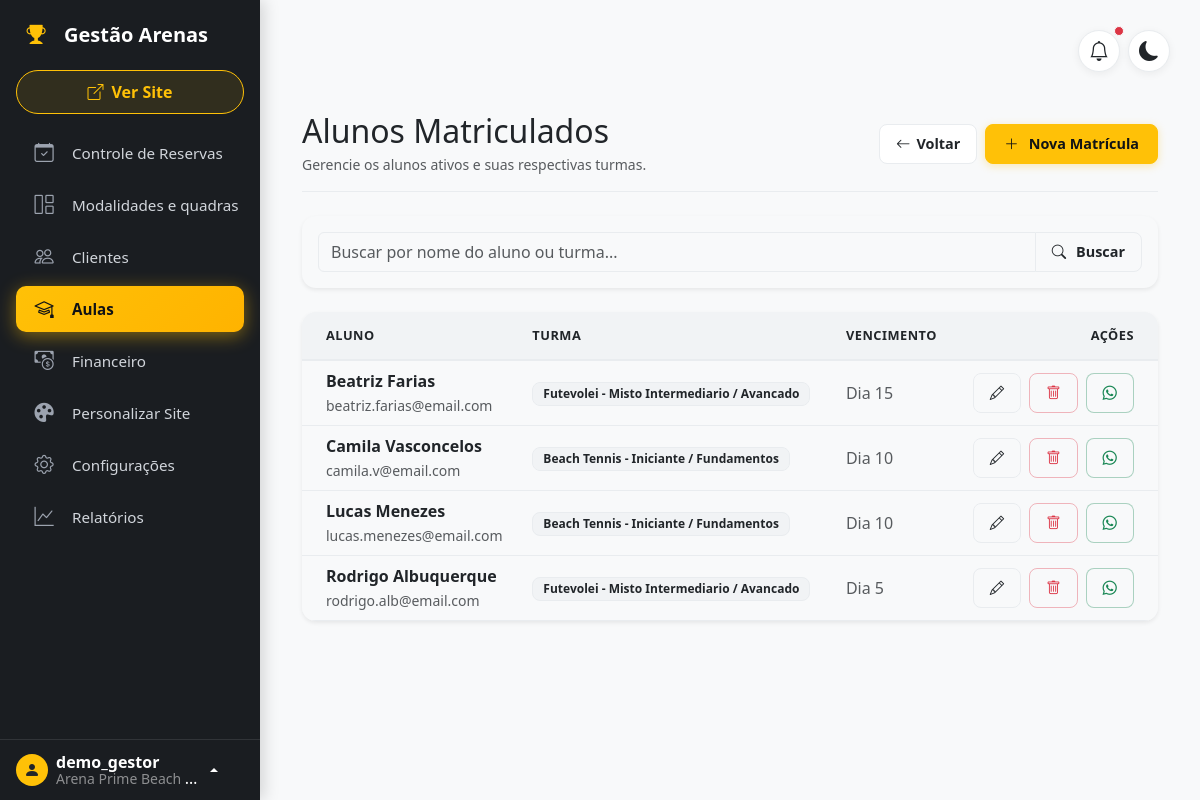
Page /gestao/arena-demo/alunos/ (signed in) on the committed database.
### apps/saas/models.py (models this page shows, shortened)
class Arena(TimeStampedModel):
    users = models.ManyToManyField(User, related_name='arenas', blank=True, verbose_name="Usuários da Arena")
    name = models.CharField(max_length=100, verbose_name="Nome da Arena")
    slug = models.SlugField(max_length=100, unique=True, verbose_name="URL (Slug)")
    owner_name = models.CharField(max_length=100, verbose_name="Nome do Proprietário")
    owner_phone = models.CharField(max_length=25, blank=True, null=True, verbose_name="WhatsApp / Telefone do Dono")
    owner_email = models.EmailField(blank=True, null=True, verbose_name="E-mail do Dono")
    cnpj = models.CharField(max_length=20, blank=True, null=True, verbose_name="CNPJ")
    monthly_fee = models.DecimalField(max_digits=10, decimal_places=2, default=0, verbose_name="Valor da Mensalidade (R$)")
    due_day = models.PositiveSmallIntegerField(default=10, verbose_name="Dia de Vencimento")
    is_active = models.BooleanField(default=True, verbose_name="Arena Ativa?")
    class Meta:
        verbose_name = "Arena"
        verbose_name_plural = "Arenas"

### apps/lessons/models.py (models this page shows, shortened)
class Enrollment(models.Model):
    STATUS = (
        ('ACTIVE', 'Ativo'),
        ('PAUSED', 'Suspenso'),
        ('CANCELED', 'Cancelado'),
        ('TRIAL', 'Aula Experimental')
    )
    class_group = models.ForeignKey(ClassGroup, related_name='enrollments', on_delete=models.CASCADE)
    customer = models.ForeignKey(Customer, related_name='enrollments', on_delete=models.CASCADE)
    start_date = models.DateField("Data de Início", default=timezone.now)
    status = models.CharField(max_length=10, choices=STATUS, default='ACTIVE')
    agreed_price = models.DecimalField("Valor Acordado", max_digits=10, decimal_places=2)
    due_day = models.PositiveIntegerField("Dia do Vencimento", default=10, help_text="Dia do mês que vence a fatura")
    created_at = models.DateTimeField(auto_now_add=True)
    class Meta:
        verbose_name = "Matrícula"
        verbose_name_plural = "Matrículas"

class ClassGroup(models.Model):
    arena = models.ForeignKey(Arena, on_delete=models.CASCADE, related_name='classes')
    court = models.ForeignKey(Court, on_delete=models.SET_NULL, null=True, related_name='classes')
    teacher = models.ForeignKey(Teacher, on_delete=models.SET_NULL, null=True, related_name='classes')
    name = models.CharField("Nome da Turma", max_length=100)
    description = models.TextField("Descrição", blank=True)
    max_students = models.PositiveIntegerField("Máximo de Alunos", default=8)
    monthly_price = models.DecimalField("Valor da Mensalidade (Padrão)", max_digits=10, decimal_places=2)
    is_active = models.BooleanField("Turma Ativa", default=True)
    created_at = models.DateTimeField(auto_now_add=True)
    class Meta:
        verbose_name = "Turma"
        verbose_name_plural = "Turmas"

### apps/backoffice/models.py (models this page shows, shortened)
class Customer(TimeStampedModel):
    arena = models.ForeignKey(Arena, on_delete=models.CASCADE, related_name='customers')
    name = models.CharField(max_length=100, verbose_name="Nome Completo")
    phone = models.CharField(max_length=20, verbose_name="WhatsApp")
    email = models.EmailField("Email", blank=True, null=True)
    cpf = models.CharField("CPF", max_length=14, blank=True, null=True)
    birth_date = models.DateField("Data de Nascimento", blank=True, null=True)
    observation = models.TextField("Observações", blank=True)
    total_bookings = models.PositiveIntegerField(default=0, verbose_name="Total de Jogos")
    is_blocked = models.BooleanField(default=False, verbose_name="Bloqueado?")
    objects = TenantManager()
    class Meta:
        verbose_name = "Cliente"
        verbose_name_plural = "Clientes"
        unique_together = ['arena', 'phone']

### apps/lessons/views/student_views.py (the view)
# urls.py: path('gestao/<slug:arena_slug>/alunos/', StudentListView.as_view(), name='student_list'),
class StudentListView(ArenaOwnerRequiredMixin, ListView):
    model = Enrollment
    template_name = 'lessons/enrollments/student_list.html'
    context_object_name = 'matriculas'
    paginate_by = 20
    def get_queryset(self):
        arena_slug = self.kwargs['arena_slug']
        queryset = Enrollment.objects.filter(
            class_group__arena__slug=arena_slug
        ).select_related('customer', 'class_group').order_by('customer__name')
        q = self.request.GET.get('q')
        if q:
            queryset = queryset.filter(
                Q(customer__name__icontains=q) |
                Q(class_group__name__icontains=q)
            )
        return queryset
    def get_context_data(self, **kwargs):
        context = super().get_context_data(**kwargs)
        arena = Arena.objects.get(slug=self.kwargs['arena_slug'])
        context['arena'] = arena
        context['classes'] = arena.classes.filter(is_active=True)
        context['customers'] = arena.customers.all().order_by('name')
        return context

### apps/lessons/templates/lessons/enrollments/student_list.html (shortened to what this page needs)
{% extends 'backoffice/base_dashboard.html' %}
{% block content %}
<div class="container-fluid py-3">
    <div class="d-flex justify-content-between align-items-center flex-wrap gap-2 mb-4 border-bottom pb-3">
        <div>
            <h1 class="h2 mb-1">Alunos Matriculados</h1>
            <p class="text-body-secondary small mb-0">Gerencie os alunos ativos e suas respectivas turmas.</p>
        </div>
        <div class="d-flex flex-wrap gap-2">
            <a href="{% url 'lessons:aulas' arena_slug=arena.slug %}" class="btn btn-action">
                <i class="bi bi-arrow-left"></i> Voltar
            </a>
            <button type="button" class="btn btn-action-primary" onclick="openNewEnrollmentModal();">
                <i class="bi bi-plus-lg me-1"></i> Nova Matrícula
            </button>
        </div>
    </div>
    <div class="card shadow-sm border-0 mb-4">
        <div class="card-body p-3">
            <form method="get" class="w-100">
                <div class="input-group">
                    <input type="text" name="q" class="form-control" placeholder="Buscar por nome do aluno ou turma..." value="{{ request.GET.q }}">
                    <button type="submit" class="btn btn-action d-flex align-items-center">
                        <i class="bi bi-search"></i> <span class="d-none d-sm-inline ms-1">Buscar</span>
                    </button>
                </div>
            </form>
        </div>
    </div>
    <div class="card shadow-sm border-0 overflow-hidden">
        <div class="card-body p-0">
            <div class="table-responsive">
                <table class="table align-middle mb-0 table-hover">
                    <thead class="student-thead">
                        <tr>
                            <th class="ps-4 d-none d-md-table-cell">Aluno</th>
                            <th class="d-none d-md-table-cell">Turma</th>
                            <th class="d-none d-md-table-cell">Vencimento</th>
                            <th class="text-end pe-4 d-none d-md-table-cell">Ações</th>
                        </tr>
                    </thead>
                    <tbody>
                        {% for matricula in matriculas %}
                        <tr style="cursor: pointer;" onclick="window.location='{% url 'lessons:student_detail' arena_slug=arena.slug pk=matricula.pk %}'">
                            <td class="ps-4 d-none d-md-table-cell">
                                <div class="fw-bold text-body">{{ matricula.customer.name }}</div>
                                <small class="text-body-secondary">{{ matricula.customer.email|default:matricula.customer.phone }}</small>
                            </td>
                            <td class="d-none d-md-table-cell">
                                <span class="badge student-badge">
                                    {{ matricula.class_group.name }}
                                </span>
                            </td>
                            <td class="text-body-secondary d-none d-md-table-cell">Dia {{ matricula.due_day }}</td>
                            <td class="text-end pe-4 d-none d-md-table-cell">
                                <div class="d-inline-flex gap-2">
                                    <a href="{% url 'lessons:enrollment_update' arena_slug=arena.slug pk=matricula.pk %}" class="btn btn-sm btn-action" title="Editar Matrícula" onclick="event.stopPropagation();">
                                        <i class="bi bi-pencil"></i>
                                    </a>
                                    <button type="button" class="btn btn-sm btn-action-danger" title="Excluir Matrícula"
                                            data-id="{{ matricula.pk }}"
                                            data-student="{{ matricula.customer.name|escape }}"
                                            data-class="{{ matricula.class_group.name|escape }}"
                                            data-url="{% url 'lessons:enrollment_delete' arena_slug=arena.slug pk=matricula.pk %}"
                                            onclick="event.stopPropagation(); openDeleteEnrollmentModal(this);">
                                        <i class="bi bi-trash"></i>
                                    </button>
                                    {% if matricula.customer.phone %}
                                    <a href="https://wa.me/55{{ matricula.customer.phone }}" target="_blank" class="btn btn-sm btn-action text-success" style="border-color: rgba(25, 135, 84, 0.35);" title="WhatsApp" onclick="event.stopPropagation();">
                                        <i class="bi bi-whatsapp"></i>
                                    </a>
                                    {% else %}
                                    <div style="width: 31px;"></div>
                                    {% endif %}
                                </div>
                            </td>
                        </tr>
                        {% endfor %}
                    </tbody>
                </table>
            </div>
        </div>
    </div>
</div>
{% endblock %}

### apps/backoffice/templates/backoffice/base_dashboard.html (shortened to what this page needs)
<!DOCTYPE html>
<html lang="pt-br" data-bs-theme="light">
<head>
    <link href="https://cdn.jsdelivr.net/npm/bootstrap@5.3.0/dist/css/bootstrap.min.css" rel="stylesheet">
    <link rel="stylesheet" href="https://cdn.jsdelivr.net/npm/bootstrap-icons@1.10.0/font/bootstrap-icons.css">
</head>
<body class="bg-body-tertiary">
<div class="d-flex" style="min-height: 100vh;">
    <nav class="sidebar" id="sidebar">
        <div class="sidebar-header" id="logo-toggle">
            <div class="nav-icon text-warning"><i class="bi bi-trophy-fill"></i></div>
            <span class="fs-5 fw-bold sidebar-text">Gestão Arenas</span>
        </div>
        <div class="sidebar-btn-container">
            <a href="{% url 'scheduler:arena_home' arena_slug=arena.slug %}" target="_blank" class="btn btn-outline-primary btn-agendamento">
                <i class="bi bi-box-arrow-up-right"></i>
                <span class="sidebar-text ms-2">Ver Site</span>
            </a>
        </div>
        <div class="sidebar-menu">
            <a href="{% url 'backoffice:dashboard' arena_slug=arena.slug %}" class="nav-link text-decoration-none " title="Controle de Reservas">
                <div class="nav-icon"><i class="bi bi-calendar-check"></i></div>
                <span class="sidebar-text">Controle de Reservas</span>
            </a>
            <a href="{% url 'backoffice:court_list' arena_slug=arena.slug %}" class="nav-link text-decoration-none {% if 'quadras' in request.path or 'modalidades' in request.path %}active{% endif %}" title="Modalidades e quadras">
                <div class="nav-icon"><i class="bi bi-grid-1x2"></i></div>
                <span class="sidebar-text">Modalidades e quadras</span>
            </a>
            <a href="{% url 'backoffice:customer_list' arena_slug=arena.slug %}" class="nav-link text-decoration-none {% if 'clientes' in request.path %}active{% endif %}" title="Clientes">
                <div class="nav-icon"><i class="bi bi-people"></i></div>
                <span class="sidebar-text">Clientes</span>
            </a>
            <a href="{% url 'lessons:aulas' arena_slug=arena.slug %}" class="nav-link text-decoration-none {% if 'aulas' in request.path or 'turmas' in request.path or 'professores' in request.path or 'alunos' in request.path or 'matricula' in request.path or 'grade-completa' in request.path %}active{% endif %}" title="Aulas">
                <div class="nav-icon"><i class="bi bi-mortarboard"></i></div>
                <span class="sidebar-text">Aulas</span>
            </a>
            <a href="{% url 'lessons:financial_list' arena_slug=arena.slug %}" class="nav-link text-decoration-none {% if 'financeiro' in request.path and 'configuracoes' not in request.path %}active{% endif %}" title="Financeiro">
                <div class="nav-icon"><i class="bi bi-cash-coin"></i></div>
                <span class="sidebar-text">Financeiro</span>
            </a>
            <a href="{% url 'backoffice:site_customize' arena_slug=arena.slug %}" class="nav-link text-decoration-none {% if 'personalizar' in request.path %}active{% endif %}" title="Personalizar Site">
                <div class="nav-icon"><i class="bi bi-palette-fill"></i></div>
                <span class="sidebar-text">Personalizar Site</span>
            </a>
            <a href="{% url 'backoffice:arena_config' arena_slug=arena.slug %}" class="nav-link text-decoration-none " title="Configurações">
                <div class="nav-icon"><i class="bi bi-gear"></i></div>
                <span class="sidebar-text">Configurações</span>
            </a>
            <a href="{% url 'backoffice:reports' arena_slug=arena.slug %}" class="nav-link text-decoration-none {% if 'relatorios' in request.path %}active{% endif %}" title="Relatórios">
                <div class="nav-icon"><i class="bi bi-graph-up"></i></div>
                <span class="sidebar-text">Relatórios</span>
            </a>
        </div>
        <div class="sidebar-footer">
            <div class="dropdown dropup">
                <a href="#" class="user-dropdown-toggle dropdown-toggle" id="dropdownUser1" data-bs-toggle="dropdown" aria-expanded="false" data-bs-display="static">
                    <div class="rounded-circle bg-warning text-dark d-flex align-items-center justify-content-center flex-shrink-0" style="width: 32px; height: 32px;">
                        <i class="bi bi-person-fill"></i>
                    </div>
                    <div class="sidebar-text ms-2 lh-1 text-truncate" style="max-width: 150px;">
                        <strong class="d-block">{{ user.username }}</strong>
                        <small class="text-white-50">{{ arena.name }}</small>
                    </div>
                </a>
            </div>
        </div>
    </nav>
    <main class="content">
        <div class="d-flex justify-content-between align-items-center mb-4 gap-3">
            <div class="d-flex align-items-center gap-2">
                <button class="topbar-action-btn" type="button" title="Notificações">
                    <i class="bi bi-bell fs-5"></i>
                    <span class="position-absolute top-0 start-100 translate-middle p-1 bg-danger border border-light rounded-circle">
                    </span>
                </button>
                <button id="theme-toggle" class="topbar-action-btn" type="button" title="Alternar tema claro/escuro">
                    <i class="bi bi-moon-fill fs-5" id="theme-icon"></i>
                </button>
            </div>
        </div>
        {% block content %}{% endblock %}
    </main>
</div>
</body>
</html>

### rows in the picture
Arena: name "Arena Prime Beach…"
Enrollment: customer.name "Beatriz Farias", customer.email "beatriz.farias@email.com", class_group.name "Futevolei - Misto Intermediario / Avancado", due_day "15"
Enrollment: customer.name "Camila Vasconcelos", customer.email "camila.v@email.com", class_group.name "Beach Tennis - Iniciante / Fundamentos", due_day "10"
Enrollment: customer.name "Lucas Menezes", customer.email "lucas.menezes@email.com", class_group.name "Beach Tennis - Iniciante / Fundamentos", due_day "10"
Enrollment: customer.name "Rodrigo Albuquerque", customer.email "rodrigo.alb@email.com", class_group.name "Futevolei - Misto Intermediario / Avancado", due_day "5"

### other values in the picture
{{ user.username }} "demo_gestor"
